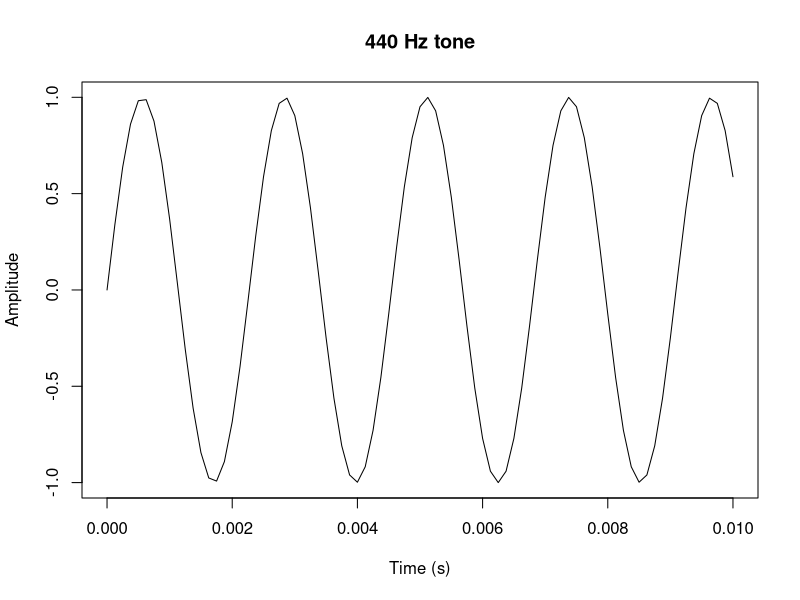
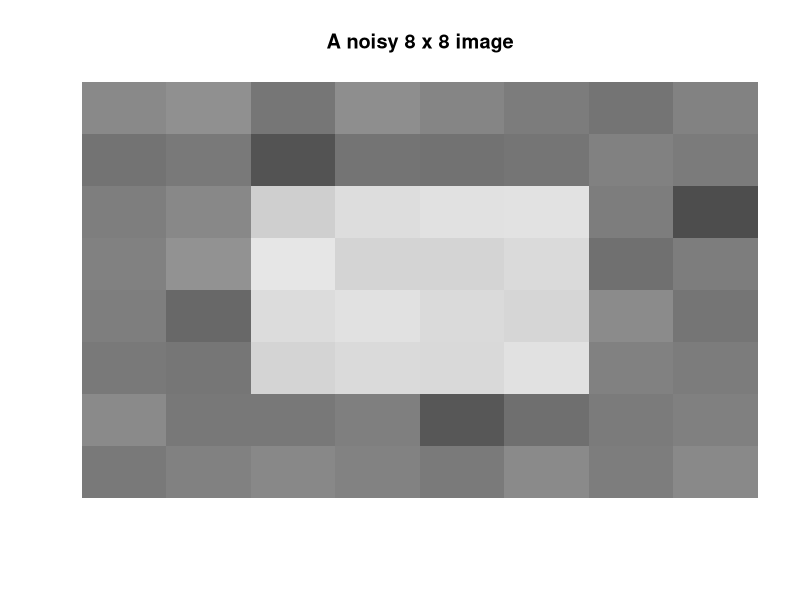

Reproduce these figures in R, in order.
## ---- chunk 1
knitr::opts_chunk$set(echo = TRUE, message = FALSE, warning = FALSE, fig.width = 7, fig.height = 4.5)
set.seed(42)
## ---- chunk 2
review <- c("The delivery was fast and the packaging was good",
            "Packaging was poor and delivery was slow",
            "Good price and fast delivery")

tokens <- strsplit(tolower(review), "[^a-z]+")
words  <- unlist(tokens)
sort(table(words), decreasing = TRUE)        # word frequencies (a bag of words)
## ---- chunk 3
positive <- c("good", "fast")
negative <- c("poor", "slow")
score <- sapply(tokens, function(w) sum(w %in% positive) - sum(w %in% negative))
data.frame(review = review, sentiment = score)
## ---- chunk 4
fs   <- 8000                                  # samples per second
t    <- seq(0, 0.01, by = 1 / fs)             # 10 milliseconds
wave <- sin(2 * pi * 440 * t)                 # a 440 Hz tone (musical note A4)

plot(t, wave, type = "l", xlab = "Time (s)", ylab = "Amplitude", main = "440 Hz tone")
length(wave)                                   # number of samples in 10 ms
## ---- chunk 5
# cycles = frequency x duration
440 * 0.01   # 4.4 cycles
880 * 0.01   # 8.8 cycles: doubling the frequency doubles the cycles (one octave higher)
## ---- chunk 6
img <- matrix(0, 8, 8)
img[3:6, 3:6] <- 255                           # a bright square
img <- img + matrix(rnorm(64, 0, 20), 8, 8)    # add noise
image(t(img[8:1, ]), col = gray.colors(256), axes = FALSE, main = "A noisy 8 x 8 image")

mean(img > 128)                                 # share of bright pixels
## ---- chunk 7
frames <- lapply(1:5, function(i) { m <- matrix(0, 8, 8); m[3:6, i:(i + 1)] <- 255; m })
sapply(frames, mean)                            # average brightness per frame

# Motion: the difference between consecutive frames is non-zero where something moved
moved <- sapply(2:5, function(i) sum(frames[[i]] != frames[[i - 1]]))
moved
## ---- chunk 8
# 1. A coin lands heads 118 times in 200 tosses: is it fair?
binom.test(118, 200)

# 2. Regression of score on hours
hours <- c(2, 4, 6, 8); score <- c(50, 60, 75, 85)
fit <- lm(score ~ hours)
coef(fit)
predict(fit, data.frame(hours = 5))

# 3. Basket measures: 500 baskets, 100 rice, 80 oil, 60 both
n <- 500; rice <- 100; oil <- 80; both <- 60
c(support = both / n, confidence = both / rice, lift = (both / rice) / (oil / n))
